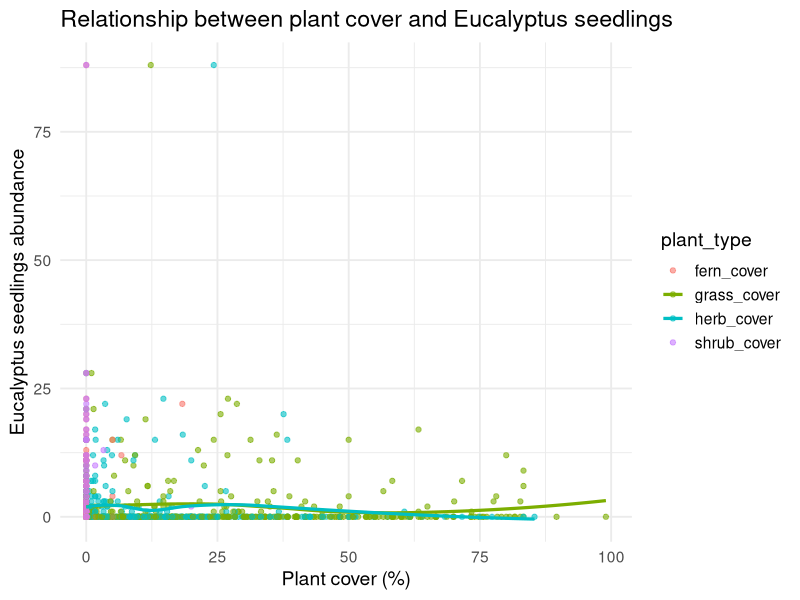

R code for this plot:
install.packages("glmmTMB")
library(glmmTMB)
library(car)
library(tidyverse)

data = read.csv(file = "midterm/exam2023_data-2.csv")

head(data)
summary(data)
colnames(data) 

data$Eucalyptus_seedlings = 
  data$euc_sdlgs50cm.2m + data$euc_sdlgs0_50cm + data$euc_sdlgs.2m

data$Season = factor(data$Season)
data$Property = factor(data$Property) # random effect
data$Aspect = factor(data$Aspect)
data$Landscape.position = factor(data$Landscape.position)

# diff types of plants

data$grass_cover = 
  data$ExoticAnnualGrass_cover +
  data$ExoticPerennialGrass_cover +
  data$NativePerennialGrass_cover 

data$graminoid_cover = data$NativePerennialGraminoid_cover

data$herb_cover = 
  data$ExoticAnnualHerb_cover +
  data$ExoticPerennialHerb_cover +
  data$NativePerennialHerb_cover

data$shrub_cover = 
  data$ExoticShrub_cover + data$NativeShrub_cover

data$fern_cover = data$NativePerennialFern_cover

m_cover1 = glmmTMB(Eucalyptus_seedlings ~ grass_cover + graminoid_cover + herb_cover + fern_cover + shrub_cover + Euc_canopy_cover + (1 | Property),family = nbinom1, data = data)
m_cover2 = glmmTMB(Eucalyptus_seedlings ~ grass_cover + graminoid_cover + herb_cover + fern_cover + shrub_cover + Euc_canopy_cover + (1 | Property),family = nbinom2, data = data)
AIC(m_cover1,m_cover2)

vif_cover = lm(Eucalyptus_seedlings ~ grass_cover + graminoid_cover + herb_cover + fern_cover + shrub_cover + Euc_canopy_cover, data = data)

summary(m_cover1)

# diff life circles

data$annual_cover = data$ExoticAnnualGrass_cover + data$ExoticAnnualHerb_cover

data$perennial_cover = data$ExoticPerennialGrass_cover + data$ExoticPerennialHerb_cover +
  data$NativePerennialGrass_cover +
  data$NativePerennialGraminoid_cover +
  data$NativePerennialHerb_cover +
  data$NativePerennialFern_cover +
  data$ExoticShrub_cover +
  data$NativeShrub_cover

m_life1 = glmmTMB(Eucalyptus_seedlings ~ annual_cover + perennial_cover + Euc_canopy_cover + (1 | Property), family = nbinom1, data = data)
m_life2 = glmmTMB(Eucalyptus_seedlings ~ annual_cover + perennial_cover + Euc_canopy_cover + (1 | Property), family = nbinom2, data = data)
AIC(m_life1, m_life2)
 
vif_life = lm(Eucalyptus_seedlings ~ annual_cover + perennial_cover + Euc_canopy_cover, data = data)

summary(m_life1)

# diff origin

data$native_cover = data$NativePerennialGrass_cover +
  data$NativePerennialGraminoid_cover +
  data$NativePerennialHerb_cover +
  data$NativePerennialFern_cover +
  data$NativeShrub_cover

data$exotic_cover = data$ExoticAnnualGrass_cover +
  data$ExoticPerennialGrass_cover +
  data$ExoticAnnualHerb_cover +
  data$ExoticPerennialHerb_cover +
  data$ExoticShrub_cover

m_where1 = glmmTMB(Eucalyptus_seedlings ~ native_cover + exotic_cover + Euc_canopy_cover + (1 | Property),family = nbinom1, data = data)
m_where2 = glmmTMB(Eucalyptus_seedlings ~ native_cover + exotic_cover + Euc_canopy_cover + (1 | Property),family = nbinom2, data = data)
AIC(m_where1, m_where2)

vif_where = lm(Eucalyptus_seedlings ~ native_cover + exotic_cover + Euc_canopy_cover, data = data)

summary(m_where1)

# diff origin and type

data$native_grass = data$NativePerennialGrass_cover + data$NativePerennialGraminoid_cover
data$native_herb  = data$NativePerennialHerb_cover
data$native_fern  = data$NativePerennialFern_cover
data$native_shrub = data$NativeShrub_cover

data$exotic_grass = data$ExoticAnnualGrass_cover + data$ExoticPerennialGrass_cover
data$exotic_herb  = data$ExoticAnnualHerb_cover + data$ExoticPerennialHerb_cover
data$exotic_shrub = data$ExoticShrub_cover

m_boss1 = glmmTMB(Eucalyptus_seedlings ~ native_grass + native_herb + native_fern + native_shrub +
  exotic_grass + exotic_herb + exotic_shrub + Euc_canopy_cover + (1 | Property), family = nbinom1, data = data)
m_boss2 = glmmTMB(Eucalyptus_seedlings ~ native_grass + native_herb + native_fern + native_shrub +
  exotic_grass + exotic_herb + exotic_shrub + Euc_canopy_cover + (1 | Property), family = nbinom2, data = data)
AIC(m_boss1,m_boss2)

vif_boss = lm(Eucalyptus_seedlings ~ native_grass + native_herb + native_fern + native_shrub +
  exotic_grass + exotic_herb + exotic_shrub + Euc_canopy_cover, data = data)

summary(m_boss1)

# competition between seedlings and cover from all the plants

data$competition = data$grass_cover + data$graminoid_cover + data$herb_cover + data$fern_cover + data$shrub_cover

m_competion1 = glmmTMB(Eucalyptus_seedlings ~ competition + (1 | Property),family = nbinom1,data = data)
m_competion2 = glmmTMB(Eucalyptus_seedlings ~ competition + (1 | Property),family = nbinom2,data = data)
AIC(m_competion1,m_competion2)

summary(m_competion1)

# check for vif

vif(vif_cover)
vif(vif_life)
vif(vif_where)
vif(vif_boss)

# Plots

data_long_cover <- data %>%
  pivot_longer(cols = c(grass_cover, herb_cover, fern_cover, shrub_cover), names_to = "plant_type", values_to = "cover")

ggplot(data_long_cover, aes(x = cover, 
                      y = Eucalyptus_seedlings, 
                      color = plant_type)) +
  geom_point(alpha = 0.6) +
  geom_smooth(method = "loess", se = FALSE, size = 1.1) +
  labs(
    x = "Plant cover (%)",
    y = "Eucalyptus seedlings abundance",
    ccolor = "Plant type",
    title = "Relationship between plant cover and Eucalyptus seedlings"
  ) +
  theme_minimal(base_size = 14)
